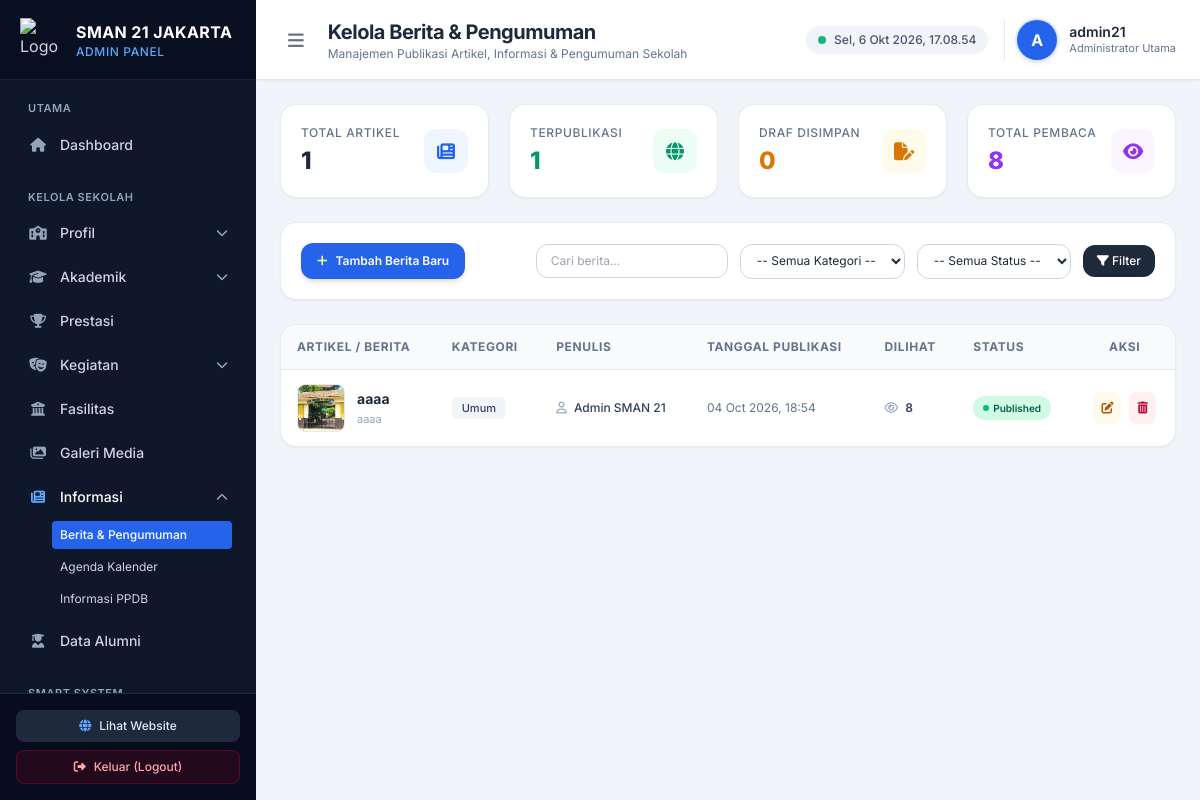
The page /admin/informasi/berita.php on the database its author committed.
### tables this page shows
CREATE TABLE `berita` (
  `id` int(11) NOT NULL,
  `judul` varchar(255) NOT NULL,
  `slug` varchar(255) NOT NULL,
  `ringkasan` text DEFAULT NULL,
  `isi` longtext NOT NULL,
  `thumbnail` varchar(255) DEFAULT NULL,
  `gambar_utama` varchar(255) DEFAULT NULL,
  `penulis` varchar(100) DEFAULT 'Admin',
  `kategori` varchar(100) DEFAULT 'Umum',
  `tanggal_publikasi` datetime DEFAULT NULL,
  `status` enum('draft','published','archived') NOT NULL DEFAULT 'draft',
  `jumlah_dilihat` int(11) NOT NULL DEFAULT 0
);

### admin/informasi/berita.php (the view, shortened to what the rows shown need)
<?php
$host = 'sql305.byethost3.com';
$user = 'b3_43046986';
$pass = 'J@karta5';
$db   = 'b3_43046986_sman21jkt';
$conn = @mysqli_connect($host, $user, $pass, $db);
$where_clauses = [];
$where_sql = count($where_clauses) > 0 ? "WHERE " . implode(' AND ', $where_clauses) : '';
$berita_list = [];
if ($conn) {
    $q_berita = @mysqli_query($conn, "SELECT * FROM berita $where_sql ORDER BY id DESC");
    if ($q_berita) {
        while ($row = mysqli_fetch_assoc($q_berita)) {
            $berita_list[] = $row;
        }
    }
}
?>
<!DOCTYPE html>
<html lang="id">
<head>
    <script src="https://cdn.tailwindcss.com"></script>
    <link rel="stylesheet" href="https://cdnjs.cloudflare.com/ajax/libs/font-awesome/6.4.0/css/all.min.css">
</head>
<body class="bg-slate-50 font-sans text-slate-800 antialiased flex h-screen overflow-hidden">
    <aside id="sidebar" class="w-64 bg-slate-900 text-slate-300 flex flex-col flex-shrink-0 transition-all duration-300 z-30">
        <div class="h-20 flex items-center gap-3 px-5 border-b border-slate-800/80 bg-slate-950/40">
            <div class="leading-tight">
                <h1 class="font-bold text-white text-base tracking-wide">SMAN 21 JAKARTA</h1>
            </div>
        </div>
    </aside>
    <div class="flex-1 flex flex-col min-w-0 overflow-hidden bg-slate-100">
        <header class="h-20 bg-white border-b border-slate-200 flex items-center justify-between px-6 z-10 shadow-sm">
            <div class="flex items-center gap-4">
                <div>
                    <h2 class="text-xl font-bold text-slate-800 tracking-tight">Kelola Berita & Pengumuman</h2>
                </div>
            </div>
        </header>
        <main class="flex-1 overflow-y-auto p-6 space-y-6">
            <div class="bg-white rounded-2xl border border-slate-200/80 shadow-sm overflow-hidden">
                <div class="overflow-x-auto">
                    <table class="w-full text-left text-xs text-slate-600">
                        <thead class="bg-slate-50 text-slate-500 font-semibold uppercase tracking-wider border-b border-slate-200">
                            <tr>
                                <th class="py-3.5 px-4">Artikel / Berita</th>
                                <th class="py-3.5 px-4">Kategori</th>
                                <th class="py-3.5 px-4">Penulis</th>
                                <th class="py-3.5 px-4">Tanggal Publikasi</th>
                                <th class="py-3.5 px-4">Dilihat</th>
                                <th class="py-3.5 px-4">Status</th>
                                <th class="py-3.5 px-4 text-center">Aksi</th>
                            </tr>
                        </thead>
                        <tbody class="divide-y divide-slate-100">
                            <?php if (!empty($berita_list)): ?>
                                <?php foreach ($berita_list as $row): ?>
                                    <tr class="hover:bg-slate-50/80 transition">
                                        <td class="py-3.5 px-4">
                                            <div class="flex items-center gap-3 max-w-md">
                                                <?php if (!empty($row['gambar_utama'])): ?>
                                                    <img src="../../<?= htmlspecialchars($row['gambar_utama']) ?>" onerror="this.onerror=null; this.src='https://placehold.co/100x100?text=News';" class="w-12 h-12 rounded-lg object-cover flex-shrink-0 border border-slate-200">
                                                <?php else: ?>
                                                    <div class="w-12 h-12 rounded-lg bg-blue-50 text-blue-500 flex items-center justify-center font-bold text-lg flex-shrink-0">
                                                        <i class="fa-solid fa-newspaper"></i>
                                                    </div>
                                                <?php endif; ?>
                                                <div class="min-w-0">
                                                    <h5 class="font-bold text-slate-800 text-sm truncate leading-snug"><?= htmlspecialchars($row['judul']) ?></h5>
                                                    <p class="text-[11px] text-slate-400 truncate mt-0.5"><?= htmlspecialchars($row['slug']) ?></p>
                                                </div>
                                            </div>
                                        </td>
                                        <td class="py-3.5 px-4 whitespace-nowrap">
                                            <span class="px-2.5 py-1 rounded-md bg-slate-100 text-slate-700 font-medium text-[11px]">
                                                <?= htmlspecialchars($row['kategori']) ?>
                                            </span>
                                        </td>
                                        <td class="py-3.5 px-4 whitespace-nowrap text-slate-700 font-medium">
                                            <i class="fa-regular fa-user mr-1 text-slate-400"></i>
                                            <?= htmlspecialchars($row['penulis']) ?>
                                        </td>
                                        <td class="py-3.5 px-4 whitespace-nowrap text-slate-500">
                                            <?= $row['tanggal_publikasi'] ? date('d M Y, H:i', strtotime($row['tanggal_publikasi'])) : '-' ?>
                                        </td>
                                        <td class="py-3.5 px-4 whitespace-nowrap font-semibold text-slate-700">
                                            <i class="fa-regular fa-eye text-slate-400 mr-1"></i>
                                            <?= number_format($row['jumlah_dilihat']) ?>
                                        </td>
                                        <td class="py-3.5 px-4 whitespace-nowrap">
                                            <?php if ($row['status'] === 'published'): ?>
                                                <span class="inline-flex items-center gap-1 px-2.5 py-1 rounded-full text-[10px] font-semibold bg-emerald-100 text-emerald-800">
                                                    <span class="w-1.5 h-1.5 rounded-full bg-emerald-500"></span> Published
                                                </span>
                                            <?php elseif ($row['status'] === 'draft'): ?>
                                                <span class="inline-flex items-center gap-1 px-2.5 py-1 rounded-full text-[10px] font-semibold bg-amber-100 text-amber-800">
                                                    <span class="w-1.5 h-1.5 rounded-full bg-amber-500"></span> Draft
                                                </span>
                                            <?php else: ?>
                                                <span class="inline-flex items-center gap-1 px-2.5 py-1 rounded-full text-[10px] font-semibold bg-slate-100 text-slate-700">
                                                    <span class="w-1.5 h-1.5 rounded-full bg-slate-400"></span> Archived
                                                </span>
                                            <?php endif; ?>
                                        </td>
                                        <td class="py-3.5 px-4 whitespace-nowrap text-center">
                                            <div class="flex items-center justify-center gap-2">
                                                <button onclick="editBerita(<?= htmlspecialchars(json_encode($row)) ?>)" class="p-2 rounded-lg bg-amber-50 hover:bg-amber-100 text-amber-700 transition" title="Edit Berita">
                                                    <i class="fa-solid fa-pen-to-square"></i>
                                                </button>
                                                <button onclick="confirmDelete(<?= $row['id'] ?>, '<?= htmlspecialchars(addslashes($row['judul'])) ?>')" class="p-2 rounded-lg bg-rose-50 hover:bg-rose-100 text-rose-700 transition" title="Hapus Berita">
                                                    <i class="fa-solid fa-trash-can"></i>
                                                </button>
                                            </div>
                                        </td>
                                    </tr>
                                <?php endforeach; ?>
                            <?php endif; ?>
                        </tbody>
                    </table>
                </div>
            </div>
        </main>
    </div>
</body>
</html>

### rows shown on the page
berita: gambar_utama (picture), judul "aaaa", slug "aaaa", kategori "Umum", penulis "Admin SMAN 21", tanggal_publikasi "04 Oct 2026, 18:54", jumlah_dilihat "8", status "published" (drawn)

### other values the page prints
substr($admin_username, 0, 1) "A"
$admin_username "admin21"
$total_all "1"
$total_pub "1"
$total_draft "0"
$total_views "8"
